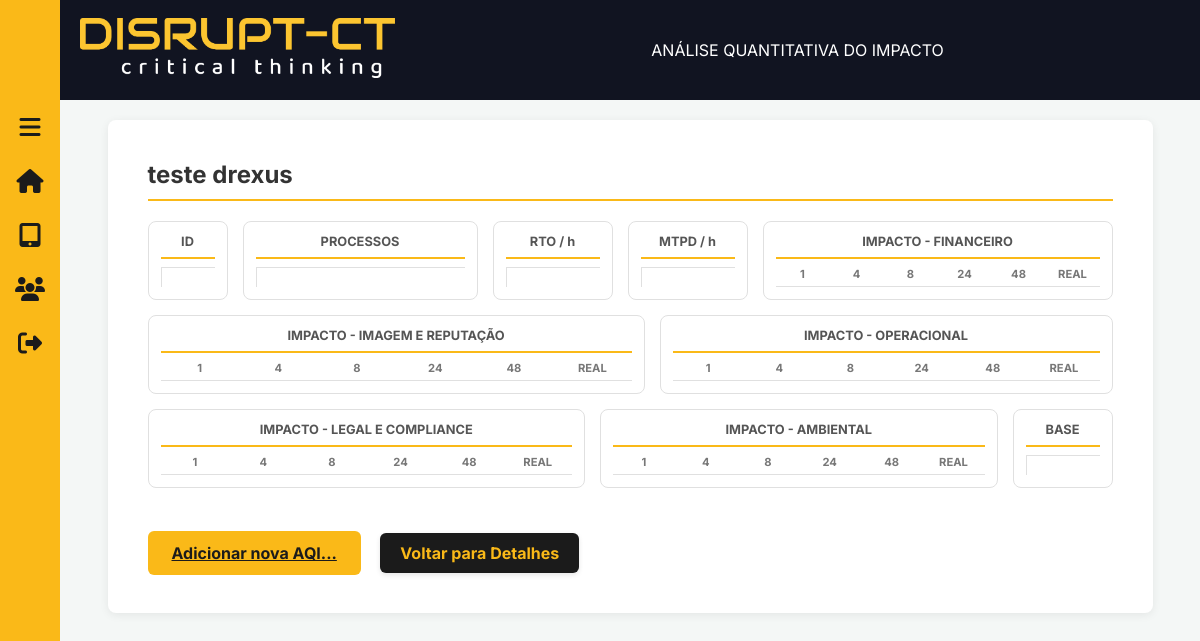
Page /projetos/5/AQI/ on the earlier database version.
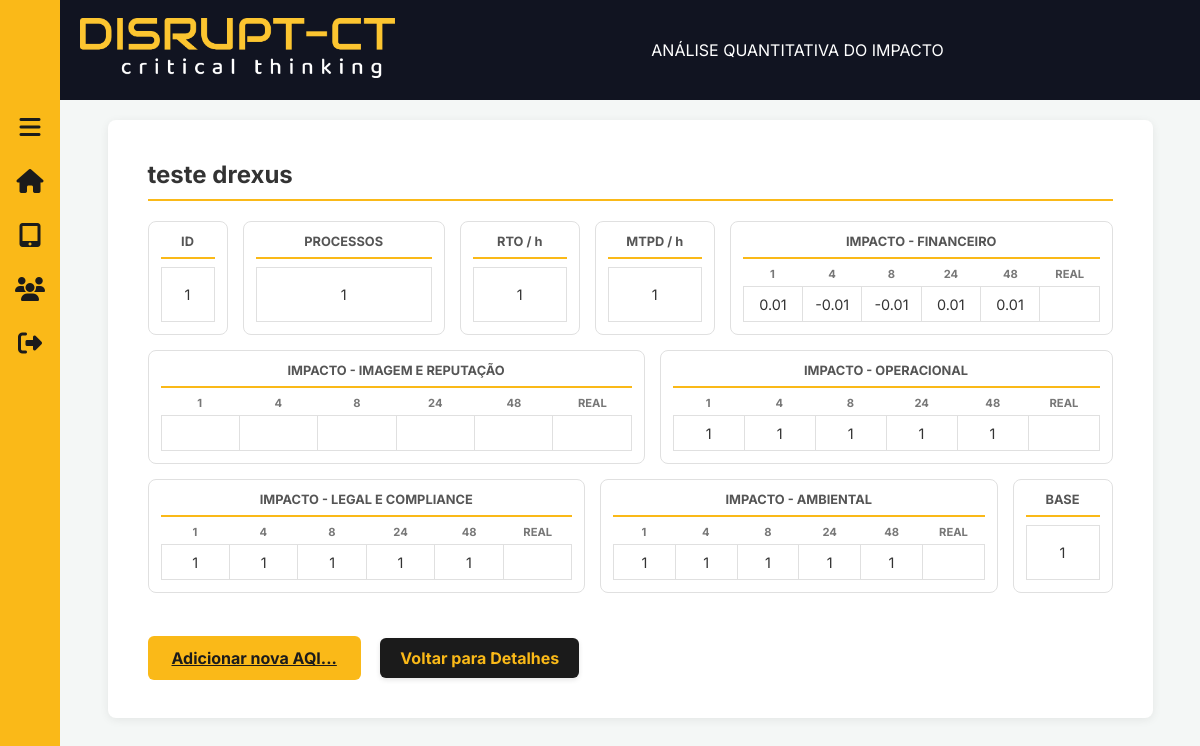
Same page on the later database version.
### projetos/models.py (models this page shows, shortened)
class AQIBia(models.Model):
    projeto = models.ForeignKey(Projeto, on_delete=models.CASCADE, related_name='aqis_bia')
    processo = models.CharField(max_length=255)
    rto = models.CharField(max_length=255, null=True, blank=True)
    mtpd = models.CharField(max_length=255, null=True, blank=True)
    impacto_financeiro_1h = models.CharField(max_length=255, null=True, blank=True)
    impacto_financeiro_4h = models.CharField(max_length=255, null=True, blank=True)
    impacto_financeiro_8h = models.CharField(max_length=255, null=True, blank=True)
    impacto_financeiro_24h = models.CharField(max_length=255, null=True, blank=True)
    impacto_financeiro_48h = models.CharField(max_length=255, null=True, blank=True)
    impacto_financeiro_REAL = models.CharField(max_length=255, null=True, blank=True)
    impacto_img_rep_1h = models.CharField(max_length=255, null=True, blank=True)
    impacto_img_rep_4h = models.CharField(max_length=255, null=True, blank=True)
    impacto_img_rep_8h = models.CharField(max_length=255, null=True, blank=True)
    impacto_img_rep_24h = models.CharField(max_length=255, null=True, blank=True)
    impacto_img_rep_48h = models.CharField(max_length=255, null=True, blank=True)
    impacto_img_rep_REAL = models.CharField(max_length=255, null=True, blank=True)
    impacto_operacional_1h = models.CharField(max_length=255, null=True, blank=True)
    impacto_operacional_4h = models.CharField(max_length=255, null=True, blank=True)
    impacto_operacional_8h = models.CharField(max_length=255, null=True, blank=True)
    impacto_operacional_24h = models.CharField(max_length=255, null=True, blank=True)
    impacto_operacional_48h = models.CharField(max_length=255, null=True, blank=True)
    impacto_operacional_REAL = models.CharField(max_length=255, null=True, blank=True)
    impacto_legal_1h = models.CharField(max_length=255, null=True, blank=True)
    impacto_legal_4h = models.CharField(max_length=255, null=True, blank=True)
    impacto_legal_8h = models.CharField(max_length=255, null=True, blank=True)
    impacto_legal_24h = models.CharField(max_length=255, null=True, blank=True)
    impacto_legal_48h = models.CharField(max_length=255, null=True, blank=True)
    impacto_legal_REAL = models.CharField(max_length=255, null=True, blank=True)
    impacto_ambiental_1h = models.CharField(max_length=255, null=True, blank=True)
    impacto_ambiental_4h = models.CharField(max_length=255, null=True, blank=True)
    impacto_ambiental_8h = models.CharField(max_length=255, null=True, blank=True)
    impacto_ambiental_24h = models.CharField(max_length=255, null=True, blank=True)
    impacto_ambiental_48h = models.CharField(max_length=255, null=True, blank=True)
    impacto_ambiental_REAL = models.CharField(max_length=255, null=True, blank=True)
    base = models.CharField(max_length=255, null=True, blank=True)

### projetos/views.py (the view)
# urls.py: path('<int:id>/AQI/', views.aqi_bia, name='AQI_BIA'),
def aqi_bia(request, id):
    projeto = get_object_or_404(Projeto, id=id)
    entradas_aqi = AQIBia.objects.filter(projeto=projeto).order_by('id')
    context = {
        'projeto': projeto,
        'entradas_aqi': entradas_aqi,
    }
    return render(request, 'projetos/AQI_BIA.html', context)

### projetos/templates/projetos/AQI_BIA.html (shortened to what the changed rows need)
{% extends "base.html" %}
{% load static %}
{% block extra_css %}
    <link rel="stylesheet" href="{% static 'css/tabelas.css' %}">
{% endblock %}
{% block content %}
<div class="classificacao-container">
    <header class="header-interno">
        <h1>{{ projeto.nome }}</h1>
    </header>
    <div class="tabelas-wrapper">
        <div class="tabela-bloco" style="width: 80px;">
            <h2>ID</h2>
            <div class="grid-celulas" style="grid-template-columns: 1fr;">
                {% for entrada in entradas_aqi %}<div class="celula">{{ entrada.id }}</div>{% endfor %}
            </div>
        </div>
        <div class="tabela-bloco" style="flex-grow: 1; min-width: 200px;">
            <h2>PROCESSOS</h2>
            <div class="grid-celulas" style="grid-template-columns: 1fr;">
                {% for entrada in entradas_aqi %}<div class="celula">{{ entrada.processo }}</div>{% endfor %}
            </div>
        </div>
        <div class="tabela-bloco" style="width: 120px;">
            <h2>RTO / h</h2>
            <div class="grid-celulas" style="grid-template-columns: 1fr;">
                {% for entrada in entradas_aqi %}<div class="celula">{{ entrada.rto }}</div>{% endfor %}
            </div>
        </div>
        <div class="tabela-bloco" style="width: 120px;">
            <h2>MTPD / h</h2>
            <div class="grid-celulas" style="grid-template-columns: 1fr;">
                {% for entrada in entradas_aqi %}<div class="celula">{{ entrada.mtpd }}</div>{% endfor %}
            </div>
        </div>
        <div class="tabela-bloco tabela-impacto">
            <h2>IMPACTO - FINANCEIRO</h2>
            <div class="sub-header"><span>1</span><span>4</span><span>8</span><span>24</span><span>48</span><span>REAL</span></div>
            <div class="grid-celulas" style="grid-template-columns: repeat(6, 1fr);">
                {% for entrada in entradas_aqi %}
                    <div class="celula">{{ entrada.impacto_financeiro_1h }}</div>
                    <div class="celula">{{ entrada.impacto_financeiro_4h }}</div>
                    <div class="celula">{{ entrada.impacto_financeiro_8h }}</div>
                    <div class="celula">{{ entrada.impacto_financeiro_24h }}</div>
                    <div class="celula">{{ entrada.impacto_financeiro_48h }}</div>
                    <div class="celula">{{ entrada.impacto_financeiro_real }}</div>
                {% endfor %}
            </div>
        </div>
        <div class="tabela-bloco tabela-impacto">
            <h2>IMPACTO - IMAGEM E REPUTAÇÃO</h2>
            <div class="grid-celulas" style="grid-template-columns: repeat(6, 1fr);">
                {% for entrada in entradas_aqi %}
                    <div class="celula">{{ entrada.impacto_imagem_1h }}</div>
                    <div class="celula">{{ entrada.impacto_imagem_4h }}</div>
                    <div class="celula">{{ entrada.impacto_imagem_8h }}</div>
                    <div class="celula">{{ entrada.impacto_imagem_24h }}</div>
                    <div class="celula">{{ entrada.impacto_imagem_48h }}</div>
                    <div class="celula">{{ entrada.impacto_imagem_real }}</div>
                {% endfor %}
            </div>
        </div>
        <div class="tabela-bloco tabela-impacto">
            <h2>IMPACTO - OPERACIONAL</h2>
            <div class="sub-header"><span>1</span><span>4</span><span>8</span><span>24</span><span>48</span><span>REAL</span></div>
            <div class="grid-celulas" style="grid-template-columns: repeat(6, 1fr);">
                 {% for entrada in entradas_aqi %}
                    <div class="celula">{{ entrada.impacto_operacional_1h }}</div>
                    <div class="celula">{{ entrada.impacto_operacional_4h }}</div>
                    <div class="celula">{{ entrada.impacto_operacional_8h }}</div>
                    <div class="celula">{{ entrada.impacto_operacional_24h }}</div>
                    <div class="celula">{{ entrada.impacto_operacional_48h }}</div>
                    <div class="celula">{{ entrada.impacto_operacional_real }}</div>
                {% endfor %}
            </div>
        </div>
        <div class="tabela-bloco tabela-impacto">
            <h2>IMPACTO - LEGAL E COMPLIANCE</h2>
            <div class="sub-header"><span>1</span><span>4</span><span>8</span><span>24</span><span>48</span><span>REAL</span></div>
            <div class="grid-celulas" style="grid-template-columns: repeat(6, 1fr);">
                 {% for entrada in entradas_aqi %}
                    <div class="celula">{{ entrada.impacto_legal_1h }}</div>
                    <div class="celula">{{ entrada.impacto_legal_4h }}</div>
                    <div class="celula">{{ entrada.impacto_legal_8h }}</div>
                    <div class="celula">{{ entrada.impacto_legal_24h }}</div>
                    <div class="celula">{{ entrada.impacto_legal_48h }}</div>
                    <div class="celula">{{ entrada.impacto_legal_real }}</div>
                {% endfor %}
            </div>
        </div>
        <div class="tabela-bloco tabela-impacto">
            <h2>IMPACTO - AMBIENTAL</h2>
            <div class="sub-header"><span>1</span><span>4</span><span>8</span><span>24</span><span>48</span><span>REAL</span></div>
            <div class="grid-celulas" style="grid-template-columns: repeat(6, 1fr);">
                 {% for entrada in entradas_aqi %}
                    <div class="celula">{{ entrada.impacto_ambiental_1h }}</div>
                    <div class="celula">{{ entrada.impacto_ambiental_4h }}</div>
                    <div class="celula">{{ entrada.impacto_ambiental_8h }}</div>
                    <div class="celula">{{ entrada.impacto_ambiental_24h }}</div>
                    <div class="celula">{{ entrada.impacto_ambiental_48h }}</div>
                    <div class="celula">{{ entrada.impacto_ambiental_real }}</div>
                {% endfor %}
            </div>
        </div>
        <div class="tabela-bloco" style="width: 100px;">
            <h2>BASE</h2>
            <div class="grid-celulas" style="grid-template-columns: 1fr;">
                {% for entrada in entradas_aqi %}
                    <div class="celula">{{ entrada.base }}</div>
                {% endfor %}
            </div>
        </div>
    </div>
</div>
{% endblock %}

Differences in the rows shown:
added AQIBia: id "1", processo "1", rto "1", mtpd "1", impacto_financeiro_1h "0.01", impacto_financeiro_4h "-0.01", impacto_financeiro_8h "-0.01", impacto_financeiro_24h "0.01", impacto_financeiro_48h "0.01", impacto_operacional_1h "1", impacto_operacional_4h "1", impacto_operacional_8h "1", impacto_operacional_24h "1", impacto_operacional_48h "1", impacto_legal_1h "1", impacto_legal_4h "1", impacto_legal_8h "1", impacto_legal_24h "1", impacto_legal_48h "1", impacto_ambiental_1h "1", impacto_ambiental_4h "1", impacto_ambiental_8h "1", impacto_ambiental_24h "1", impacto_ambiental_48h "1", base "1"
